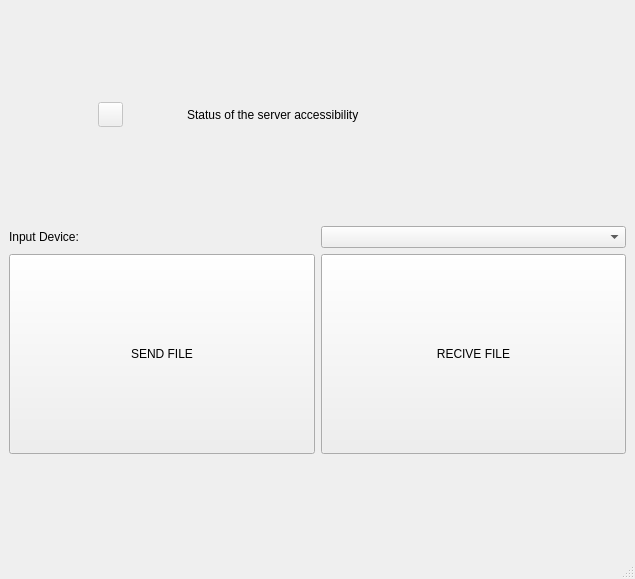
<?xml version="1.0" encoding="UTF-8"?>
<ui version="4.0">
 <class>AudioRecorder</class>
 <widget class="QMainWindow" name="AudioRecorder">
  <property name="geometry">
   <rect>
    <x>0</x>
    <y>0</y>
    <width>635</width>
    <height>579</height>
   </rect>
  </property>
  <property name="windowTitle">
   <string>MainWindow</string>
  </property>
  <widget class="QWidget" name="centralwidget">
   <layout class="QGridLayout" name="gridLayout_3">
    <item row="1" column="0" colspan="6">
     <layout class="QGridLayout" name="gridLayout_2">
      <item row="0" column="1">
       <widget class="QComboBox" name="audioDeviceBox">
        <property name="enabled">
         <bool>true</bool>
        </property>
       </widget>
      </item>
      <item row="0" column="0">
       <widget class="QLabel" name="label">
        <property name="text">
         <string>Input Device:</string>
        </property>
       </widget>
      </item>
      <item row="1" column="0">
       <widget class="QPushButton" name="sendFileMain">
        <property name="minimumSize">
         <size>
          <width>0</width>
          <height>200</height>
         </size>
        </property>
        <property name="maximumSize">
         <size>
          <width>500</width>
          <height>16777215</height>
         </size>
        </property>
        <property name="text">
         <string>SEND FILE</string>
        </property>
       </widget>
      </item>
      <item row="1" column="1">
       <widget class="QPushButton" name="reciveFileMain">
        <property name="minimumSize">
         <size>
          <width>0</width>
          <height>200</height>
         </size>
        </property>
        <property name="text">
         <string>RECIVE FILE</string>
        </property>
       </widget>
      </item>
     </layout>
    </item>
    <item row="0" column="1" alignment="Qt::AlignLeft">
     <widget class="QPushButton" name="statusBtn">
      <property name="enabled">
       <bool>false</bool>
      </property>
      <property name="minimumSize">
       <size>
        <width>25</width>
        <height>25</height>
       </size>
      </property>
      <property name="maximumSize">
       <size>
        <width>25</width>
        <height>25</height>
       </size>
      </property>
      <property name="text">
       <string/>
      </property>
      <property name="flat">
       <bool>false</bool>
      </property>
     </widget>
    </item>
    <item row="0" column="2">
     <widget class="QLabel" name="label_2">
      <property name="maximumSize">
       <size>
        <width>250</width>
        <height>50</height>
       </size>
      </property>
      <property name="text">
       <string>Status of the server accessibility</string>
      </property>
     </widget>
    </item>
   </layout>
  </widget>
  <widget class="QStatusBar" name="statusbar"/>
 </widget>
 <resources/>
 <connections/>
 <slots>
  <slot>setOutputLocation()</slot>
  <slot>toggleRecord()</slot>
  <slot>togglePause()</slot>
 </slots>
</ui>
